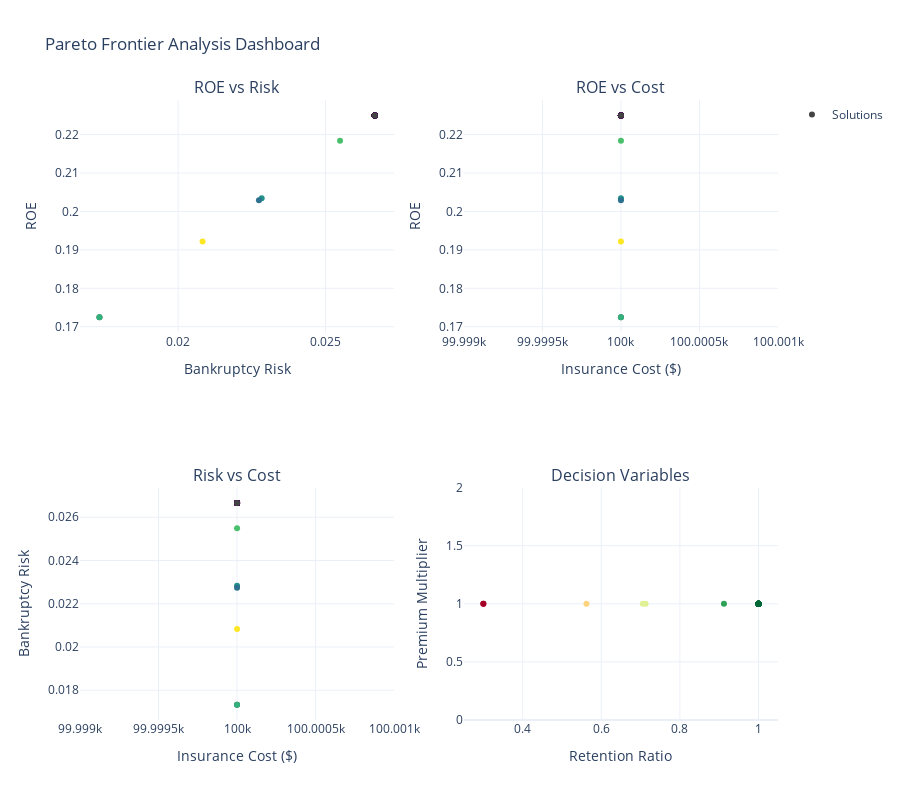

Notebook code cell kept with this figure:
### Markdown cell above
## 7. Interactive Dashboard for Decision Making

### Code cell
# Create comprehensive dashboard with multiple views
from plotly.subplots import make_subplots
import plotly.graph_objects as go

# Use the 3D frontier points for comprehensive analysis
df_full = frontier_3d.to_dataframe()

# Create subplots
fig = make_subplots(
    rows=2, cols=2,
    subplot_titles=(
        "ROE vs Risk",
        "ROE vs Cost",
        "Risk vs Cost",
        "Decision Variables"
    ),
    specs=[
        [{"type": "scatter"}, {"type": "scatter"}],
        [{"type": "scatter"}, {"type": "scatter"}]
    ]
)

# ROE vs Risk
fig.add_trace(
    go.Scatter(
        x=df_full['bankruptcy_risk'],
        y=df_full['ROE'],
        mode='markers',
        marker=dict(color=df_full['crowding_distance'], colorscale='Viridis'),
        name='Solutions',
        text=[f"Point {i}" for i in range(len(df_full))],
        hovertemplate="Risk: %{x:.3f}<br>ROE: %{y:.3f}<extra></extra>"
    ),
    row=1, col=1
)

# ROE vs Cost
fig.add_trace(
    go.Scatter(
        x=df_full['insurance_cost'],
        y=df_full['ROE'],
        mode='markers',
        marker=dict(color=df_full['crowding_distance'], colorscale='Viridis'),
        name='Solutions',
        showlegend=False,
        hovertemplate="Cost: $%{x:,.0f}<br>ROE: %{y:.3f}<extra></extra>"
    ),
    row=1, col=2
)

# Risk vs Cost
fig.add_trace(
    go.Scatter(
        x=df_full['insurance_cost'],
        y=df_full['bankruptcy_risk'],
        mode='markers',
        marker=dict(color=df_full['crowding_distance'], colorscale='Viridis'),
        name='Solutions',
        showlegend=False,
        hovertemplate="Cost: $%{x:,.0f}<br>Risk: %{y:.3f}<extra></extra>"
    ),
    row=2, col=1
)

# Decision Variables (Retention vs Premium Multiplier)
fig.add_trace(
    go.Scatter(
        x=df_full['decision_var_0'],  # Retention
        y=df_full['decision_var_1'],  # Premium multiplier
        mode='markers',
        marker=dict(color=df_full['ROE'], colorscale='RdYlGn'),
        name='Solutions',
        showlegend=False,
        hovertemplate="Retention: %{x:.1%}<br>Premium Mult: %{y:.2f}x<extra></extra>"
    ),
    row=2, col=2
)

# Update layout
fig.update_xaxes(title_text="Bankruptcy Risk", row=1, col=1)
fig.update_yaxes(title_text="ROE", row=1, col=1)
fig.update_xaxes(title_text="Insurance Cost ($)", row=1, col=2)
fig.update_yaxes(title_text="ROE", row=1, col=2)
fig.update_xaxes(title_text="Insurance Cost ($)", row=2, col=1)
fig.update_yaxes(title_text="Bankruptcy Risk", row=2, col=1)
fig.update_xaxes(title_text="Retention Ratio", row=2, col=2)
fig.update_yaxes(title_text="Premium Multiplier", row=2, col=2)

fig.update_layout(
    height=800,
    title_text="Pareto Frontier Analysis Dashboard",
    showlegend=True,
    template="plotly_white"
)

fig.show()

### Figure 1 — Plotly figure (JSON) as saved in the notebook; plotly's stock layout.template omitted (floating-point values rounded to 4 significant figures)
{"data": [{"hovertemplate": "Risk: %{x:.3f}<br>ROE: %{y:.3f}<extra></extra>", "marker": {"color": [Infinity, 0.0, 0.0, 0.5895, 0.0, 0.0, 0.0, 0.0, 0.0, 0.0, 0.0, 0.0, 0.0, 0.0, 0.0, 0.0, 0.0, 0.0, 0.0, Infinity, 0.4296, 0.0, 0.0, 0.0, 0.0, 1.159, 0.0, 0.0, 0.0, 0.0, 0.0, 0.0, 0.0, 0.0, 0.7493, 0.0, 0.0, 0.0, 0.821, Infinity], "colorscale": [[0.0, "#440154"], [0.1111, "#482878"], [0.2222, "#3e4989"], [0.3333, "#31688e"], [0.4444, "#26828e"], [0.5556, "#1f9e89"], [0.6667, "#35b779"], [0.7778, "#6ece58"], [0.8889, "#b5de2b"], [1.0, "#fde725"]]}, "mode": "markers", "name": "Solutions", "text": ["Point 0", "Point 1", "Point 2", "Point 3", "Point 4", "Point 5", "Point 6", "Point 7", "Point 8", "Point 9", "Point 10", "Point 11", "Point 12", "Point 13", "Point 14", "Point 15", "Point 16", "Point 17", "Point 18", "Point 19", "Point 20", "Point 21", "Point 22", "Point 23", "Point 24", "Point 25", "Point 26", "Point 27", "Point 28", "Point 29", "Point 30", "Point 31", "Point 32", "Point 33", "Point 34", "Point 35", "Point 36", "Point 37", "Point 38", "Point 39"], "type": "scatter", "x": [0.02667, 0.02667, 0.02667, 0.02284, 0.02667, 0.02667, 0.02667, 0.02667, 0.02667, 0.02667, 0.02667, 0.02667, 0.02667, 0.02667, 0.02667, 0.02667, 0.02667, 0.02667, 0.02667, 0.01733, 0.02274, 0.02667, 0.02667, 0.02667, 0.02667, 0.02083, 0.02667, 0.02667, 0.02667, 0.02667, 0.02667, 0.02667, 0.02667, 0.02667, 0.01733, 0.02667, 0.02667, 0.02667, 0.02549, 0.02667], "xaxis": "x", "y": [0.225, 0.225, 0.225, 0.2034, 0.225, 0.225, 0.225, 0.225, 0.225, 0.225, 0.225, 0.225, 0.225, 0.225, 0.225, 0.225, 0.225, 0.225, 0.225, 0.1725, 0.2029, 0.225, 0.225, 0.225, 0.225, 0.1922, 0.225, 0.225, 0.225, 0.225, 0.225, 0.225, 0.225, 0.225, 0.1725, 0.225, 0.225, 0.225, 0.2184, 0.225], "yaxis": "y"}, {"hovertemplate": "Cost: $%{x:,.0f}<br>ROE: %{y:.3f}<extra></extra>", "marker": {"color": [Infinity, 0.0, 0.0, 0.5895, 0.0, 0.0, 0.0, 0.0, 0.0, 0.0, 0.0, 0.0, 0.0, 0.0, 0.0, 0.0, 0.0, 0.0, 0.0, Infinity, 0.4296, 0.0, 0.0, 0.0, 0.0, 1.159, 0.0, 0.0, 0.0, 0.0, 0.0, 0.0, 0.0, 0.0, 0.7493, 0.0, 0.0, 0.0, 0.821, Infinity], "colorscale": [[0.0, "#440154"], [0.1111, "#482878"], [0.2222, "#3e4989"], [0.3333, "#31688e"], [0.4444, "#26828e"], [0.5556, "#1f9e89"], [0.6667, "#35b779"], [0.7778, "#6ece58"], [0.8889, "#b5de2b"], [1.0, "#fde725"]]}, "mode": "markers", "name": "Solutions", "showlegend": false, "type": "scatter", "x": [100000.0, 100000.0, 100000.0, 100000.0, 100000.0, 100000.0, 100000.0, 100000.0, 100000.0, 100000.0, 100000.0, 100000.0, 100000.0, 100000.0, 100000.0, 100000.0, 100000.0, 100000.0, 100000.0, 100000.0, 100000.0, 100000.0, 100000.0, 100000.0, 100000.0, 100000.0, 100000.0, 100000.0, 100000.0, 100000.0, 100000.0, 100000.0, 100000.0, 100000.0, 100000.0, 100000.0, 100000.0, 100000.0, 100000.0, 100000.0], "xaxis": "x2", "y": [0.225, 0.225, 0.225, 0.2034, 0.225, 0.225, 0.225, 0.225, 0.225, 0.225, 0.225, 0.225, 0.225, 0.225, 0.225, 0.225, 0.225, 0.225, 0.225, 0.1725, 0.2029, 0.225, 0.225, 0.225, 0.225, 0.1922, 0.225, 0.225, 0.225, 0.225, 0.225, 0.225, 0.225, 0.225, 0.1725, 0.225, 0.225, 0.225, 0.2184, 0.225], "yaxis": "y2"}, {"hovertemplate": "Cost: $%{x:,.0f}<br>Risk: %{y:.3f}<extra></extra>", "marker": {"color": [Infinity, 0.0, 0.0, 0.5895, 0.0, 0.0, 0.0, 0.0, 0.0, 0.0, 0.0, 0.0, 0.0, 0.0, 0.0, 0.0, 0.0, 0.0, 0.0, Infinity, 0.4296, 0.0, 0.0, 0.0, 0.0, 1.159, 0.0, 0.0, 0.0, 0.0, 0.0, 0.0, 0.0, 0.0, 0.7493, 0.0, 0.0, 0.0, 0.821, Infinity], "colorscale": [[0.0, "#440154"], [0.1111, "#482878"], [0.2222, "#3e4989"], [0.3333, "#31688e"], [0.4444, "#26828e"], [0.5556, "#1f9e89"], [0.6667, "#35b779"], [0.7778, "#6ece58"], [0.8889, "#b5de2b"], [1.0, "#fde725"]]}, "mode": "markers", "name": "Solutions", "showlegend": false, "type": "scatter", "x": [100000.0, 100000.0, 100000.0, 100000.0, 100000.0, 100000.0, 100000.0, 100000.0, 100000.0, 100000.0, 100000.0, 100000.0, 100000.0, 100000.0, 100000.0, 100000.0, 100000.0, 100000.0, 100000.0, 100000.0, 100000.0, 100000.0, 100000.0, 100000.0, 100000.0, 100000.0, 100000.0, 100000.0, 100000.0, 100000.0, 100000.0, 100000.0, 100000.0, 100000.0, 100000.0, 100000.0, 100000.0, 100000.0, 100000.0, 100000.0], "xaxis": "x3", "y": [0.02667, 0.02667, 0.02667, 0.02284, 0.02667, 0.02667, 0.02667, 0.02667, 0.02667, 0.02667, 0.02667, 0.02667, 0.02667, 0.02667, 0.02667, 0.02667, 0.02667, 0.02667, 0.02667, 0.01733, 0.02274, 0.02667, 0.02667, 0.02667, 0.02667, 0.02083, 0.02667, 0.02667, 0.02667, 0.02667, 0.02667, 0.02667, 0.02667, 0.02667, 0.01733, 0.02667, 0.02667, 0.02667, 0.02549, 0.02667], "yaxis": "y3"}, {"hovertemplate": "Retention: %{x:.1%}<br>Premium Mult: %{y:.2f}x<extra></extra>", "marker": {"color": [0.225, 0.225, 0.225, 0.2034, 0.225, 0.225, 0.225, 0.225, 0.225, 0.225, 0.225, 0.225, 0.225, 0.225, 0.225, 0.225, 0.225, 0.225, 0.225, 0.1725, 0.2029, 0.225, 0.225, 0.225, 0.225, 0.1922, 0.225, 0.225, 0.225, 0.225, 0.225, 0.225, 0.225, 0.225, 0.1725, 0.225, 0.225, 0.225, 0.2184, 0.225], "colorscale": [[0.0, "rgb(165,0,38)"], [0.1, "rgb(215,48,39)"], [0.2, "rgb(244,109,67)"], [0.3, "rgb(253,174,97)"], [0.4, "rgb(254,224,139)"], [0.5, "rgb(255,255,191)"], [0.6, "rgb(217,239,139)"], [0.7, "rgb(166,217,106)"], [0.8, "rgb(102,189,99)"], [0.9, "rgb(26,152,80)"], [1.0, "rgb(0,104,55)"]]}, "mode": "markers", "name": "Solutions", "showlegend": false, "type": "scatter", "x": [1.0, 1.0, 1.0, 0.7126, 1.0, 1.0, 1.0, 1.0, 1.0, 1.0, 1.0, 1.0, 1.0, 1.0, 1.0, 1.0, 1.0, 1.0, 1.0, 0.3, 0.7057, 1.0, 1.0, 1.0, 1.0, 0.5623, 1.0, 1.0, 1.0, 1.0, 1.0, 1.0, 1.0, 1.0, 0.3, 1.0, 1.0, 1.0, 0.912, 1.0], "xaxis": "x4", "y": [1.0, 1.0, 1.0, 1.0, 1.0, 1.0, 1.0, 1.0, 1.0, 1.0, 1.0, 1.0, 1.0, 1.0, 1.0, 1.0, 1.0, 1.0, 1.0, 1.0, 1.0, 1.0, 1.0, 1.0, 1.0, 1.0, 1.0, 1.0, 1.0, 1.0, 1.0, 1.0, 1.0, 1.0, 1.0, 1.0, 1.0, 1.0, 1.0, 1.0], "yaxis": "y4"}], "layout": {"annotations": [{"font": {"size": 16}, "showarrow": false, "text": "ROE vs Risk", "x": 0.225, "xanchor": "center", "xref": "paper", "y": 1.0, "yanchor": "bottom", "yref": "paper"}, {"font": {"size": 16}, "showarrow": false, "text": "ROE vs Cost", "x": 0.775, "xanchor": "center", "xref": "paper", "y": 1.0, "yanchor": "bottom", "yref": "paper"}, {"font": {"size": 16}, "showarrow": false, "text": "Risk vs Cost", "x": 0.225, "xanchor": "center", "xref": "paper", "y": 0.375, "yanchor": "bottom", "yref": "paper"}, {"font": {"size": 16}, "showarrow": false, "text": "Decision Variables", "x": 0.775, "xanchor": "center", "xref": "paper", "y": 0.375, "yanchor": "bottom", "yref": "paper"}], "height": 800, "showlegend": true, "title": {"text": "Pareto Frontier Analysis Dashboard"}, "xaxis": {"anchor": "y", "domain": [0.0, 0.45], "title": {"text": "Bankruptcy Risk"}}, "xaxis2": {"anchor": "y2", "domain": [0.55, 1.0], "title": {"text": "Insurance Cost ($)"}}, "xaxis3": {"anchor": "y3", "domain": [0.0, 0.45], "title": {"text": "Insurance Cost ($)"}}, "xaxis4": {"anchor": "y4", "domain": [0.55, 1.0], "title": {"text": "Retention Ratio"}}, "yaxis": {"anchor": "x", "domain": [0.625, 1.0], "title": {"text": "ROE"}}, "yaxis2": {"anchor": "x2", "domain": [0.625, 1.0], "title": {"text": "ROE"}}, "yaxis3": {"anchor": "x3", "domain": [0.0, 0.375], "title": {"text": "Bankruptcy Risk"}}, "yaxis4": {"anchor": "x4", "domain": [0.0, 0.375], "title": {"text": "Premium Multiplier"}}}}
